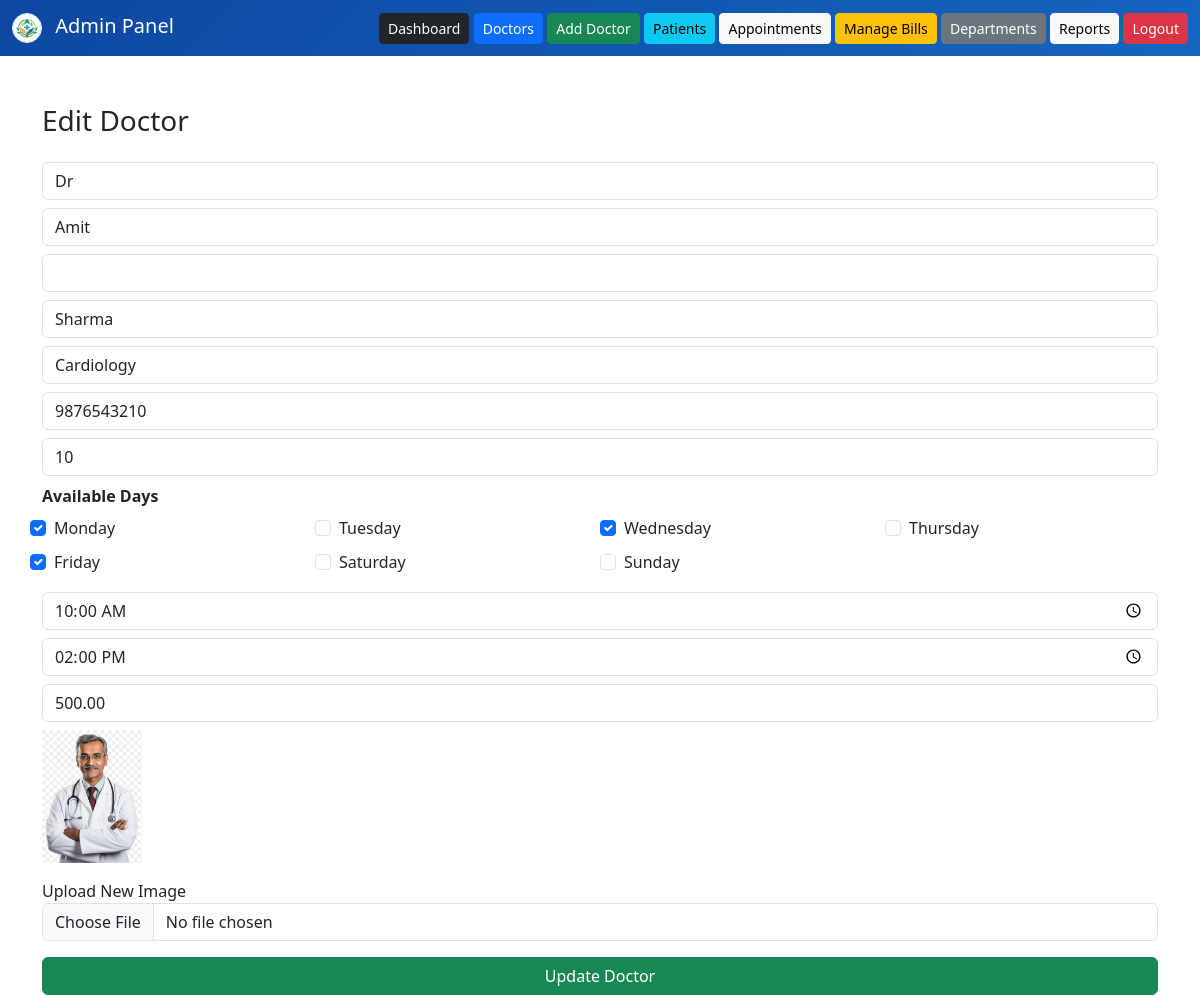
The page /admin/edit_doctor.php?id=1 (signed in) on the database its author committed.
### tables this page shows
CREATE TABLE `doctors` (
  `doctor_id` int(11) NOT NULL,
  `user_id` int(11) DEFAULT NULL,
  `first_name` varchar(50) DEFAULT NULL,
  `last_name` varchar(50) DEFAULT NULL,
  `department_id` int(11) DEFAULT NULL,
  `phone` varchar(15) DEFAULT NULL,
  `experience` int(11) DEFAULT NULL,
  `available_days` varchar(100) DEFAULT NULL,
  `start_time` time DEFAULT NULL,
  `end_time` time DEFAULT NULL,
  `consultation_fee` decimal(10,2) DEFAULT NULL,
  `middle_name` varchar(50) DEFAULT NULL,
  `date_of_birth` date DEFAULT NULL,
  `title` enum('Mr','Mrs','Miss','Ms','Dr','Other') DEFAULT 'Dr',
  `image` varchar(255) DEFAULT NULL
);

CREATE TABLE `departments` (
  `department_id` int(11) NOT NULL,
  `department_name` varchar(100) NOT NULL
);

### admin/edit_doctor.php (the view, shortened to what this page needs)
<?php
include("../config/db.php");
$id = (int) $_GET['id'];
$dept_query = "SELECT department_id, department_name FROM departments ORDER BY department_name ASC";
$dept_result = mysqli_query($con, $dept_query);
$query = "SELECT * FROM doctors WHERE doctor_id='$id' LIMIT 1";
$result = mysqli_query($con, $query);
$row = mysqli_fetch_assoc($result);
$selected_days = array_map('trim', explode(",", $row['available_days']));
?>
<!DOCTYPE html>
<html>
<head>
<link href="https://cdn.jsdelivr.net/npm/bootstrap@5.3.0/dist/css/bootstrap.min.css" rel="stylesheet">
</head>
<body>
<nav class="navbar navbar-dark mb-4">
  <div class="container-fluid">
    <a class="navbar-brand mb-0 h1" href="#">
      <img src="../assets/images/logo.png" alt="Logo" width="30" height="30" class="d-inline-block align-middle me-2 rounded-circle border border-white" style="object-fit: cover;">
      Admin Panel
    </a>
    <div>
      <a href="dashboard.php" class="btn btn-dark btn-sm">Dashboard</a>
      <a href="manage_doctors.php" class="btn btn-primary btn-sm">Doctors</a>
      <a href="add_doctor.php" class="btn btn-success btn-sm">Add Doctor</a>
      <a href="manage_patients.php" class="btn btn-info btn-sm">Patients</a>
      <a href="manage_appointments.php" class="btn btn-light btn-sm">Appointments</a>
      <a href="manage_bills.php" class="btn btn-warning btn-sm">Manage Bills</a>
      <a href="add_department.php" class="btn btn-secondary btn-sm">Departments</a>
      <a href="reports.php" class="btn btn-light btn-sm">Reports</a>
      <a href="../logout.php" class="btn btn-danger btn-sm">Logout</a>
    </div>
  </div>
</nav>
<div class="container mt-5">
<h3 class="mb-4">Edit Doctor</h3>
<form method="POST" enctype="multipart/form-data">
  <select name="title" class="form-control mb-2">
    <option value="Dr" <?php if ($row['title'] == 'Dr') echo 'selected'; ?>>Dr</option>
  </select>
  <input type="text" name="first_name" value="<?php echo htmlspecialchars($row['first_name']); ?>" class="form-control mb-2" pattern="[A-Za-z ]+" required>
  <input type="text" name="middle_name" value="<?php echo htmlspecialchars($row['middle_name']); ?>" class="form-control mb-2" pattern="[A-Za-z ]*">
  <input type="text" name="last_name" value="<?php echo htmlspecialchars($row['last_name']); ?>" class="form-control mb-2" pattern="[A-Za-z ]+" required>
  <select name="department_id" class="form-control mb-2" required>
    <?php while ($dept = mysqli_fetch_assoc($dept_result)) { ?>
      <option value="<?php echo $dept['department_id']; ?>" <?php if ($row['department_id'] == $dept['department_id']) echo 'selected'; ?>>
        <?php echo htmlspecialchars($dept['department_name']); ?>
      </option>
    <?php } ?>
  </select>
  <input type="text" name="phone" value="<?php echo htmlspecialchars($row['phone']); ?>" class="form-control mb-2" pattern="[0-9]{10}" maxlength="10" required>
  <input type="number" name="experience" value="<?php echo $row['experience']; ?>" class="form-control mb-2" min="0" max="60" required>
  <div class="mb-3">
    <label class="form-label"><strong>Available Days</strong></label>
    <div class="row">
      <div class="col-md-3 form-check">
        <input class="form-check-input" type="checkbox" name="available_days[]" value="Monday" id="edit_day_mon" <?php if (in_array("Monday", $selected_days)) echo "checked"; ?>>
        <label class="form-check-label" for="edit_day_mon">Monday</label>
      </div>
      <div class="col-md-3 form-check">
        <input class="form-check-input" type="checkbox" name="available_days[]" value="Tuesday" id="edit_day_tue" <?php if (in_array("Tuesday", $selected_days)) echo "checked"; ?>>
        <label class="form-check-label" for="edit_day_tue">Tuesday</label>
      </div>
      <div class="col-md-3 form-check">
        <input class="form-check-input" type="checkbox" name="available_days[]" value="Wednesday" id="edit_day_wed" <?php if (in_array("Wednesday", $selected_days)) echo "checked"; ?>>
        <label class="form-check-label" for="edit_day_wed">Wednesday</label>
      </div>
      <div class="col-md-3 form-check">
        <input class="form-check-input" type="checkbox" name="available_days[]" value="Thursday" id="edit_day_thu" <?php if (in_array("Thursday", $selected_days)) echo "checked"; ?>>
        <label class="form-check-label" for="edit_day_thu">Thursday</label>
      </div>
      <div class="col-md-3 form-check mt-2">
        <input class="form-check-input" type="checkbox" name="available_days[]" value="Friday" id="edit_day_fri" <?php if (in_array("Friday", $selected_days)) echo "checked"; ?>>
        <label class="form-check-label" for="edit_day_fri">Friday</label>
      </div>
      <div class="col-md-3 form-check mt-2">
        <input class="form-check-input" type="checkbox" name="available_days[]" value="Saturday" id="edit_day_sat" <?php if (in_array("Saturday", $selected_days)) echo "checked"; ?>>
        <label class="form-check-label" for="edit_day_sat">Saturday</label>
      </div>
      <div class="col-md-3 form-check mt-2">
        <input class="form-check-input" type="checkbox" name="available_days[]" value="Sunday" id="edit_day_sun" <?php if (in_array("Sunday", $selected_days)) echo "checked"; ?>>
        <label class="form-check-label" for="edit_day_sun">Sunday</label>
      </div>
    </div>
  </div>
  <input type="time" name="start_time" value="<?php echo $row['start_time']; ?>" class="form-control mb-2" required>
  <input type="time" name="end_time" value="<?php echo $row['end_time']; ?>" class="form-control mb-2" required>
  <input type="number" name="consultation_fee" value="<?php echo number_format($row['consultation_fee'], 2, '.', ''); ?>" class="form-control mb-2" min="0" step="0.01" required>
  <?php if (!empty($row['image'])) { ?>
    <img src="../assets/images/<?php echo $row['image']; ?>" width="100" class="mb-3"><br>
  <?php } ?>
  <label>Upload New Image</label>
  <input type="file" name="image" class="form-control mb-3">
  <button type="submit" name="update" class="btn btn-success w-100">Update Doctor</button>
</form>
</div>
</body>
</html>

### admin/edit_doctor.php (style rules this page uses)
.navbar { background: linear-gradient(135deg, #0d47a1 0%, #1565c0 100%); position: sticky; top: 0; z-index: 1000; }

### rows shown on the page
doctors: title "Dr", first_name "Amit", last_name "Sharma", department_id "Cardiology", phone "9876543210", experience "10", available_days "☑", start_time "10:00:00", end_time "14:00:00", consultation_fee "500.00", image (picture)
